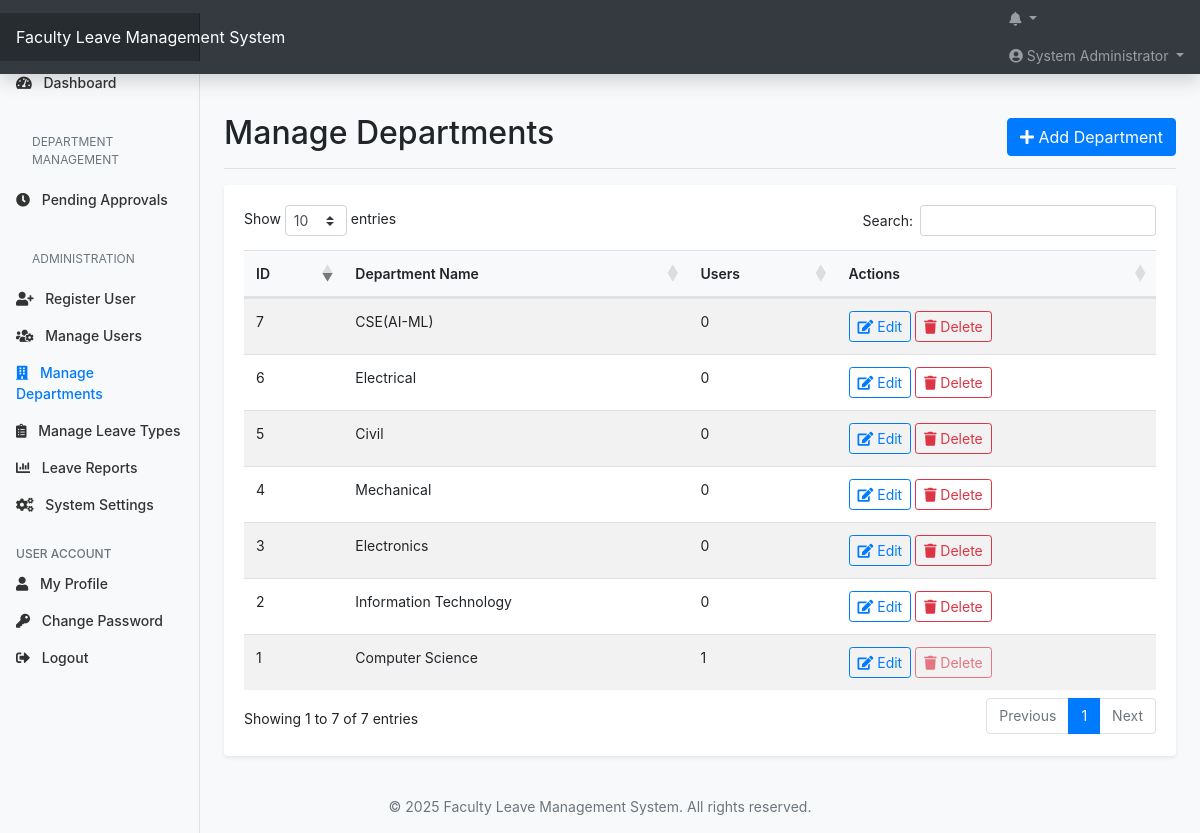
Page /manage_departments.php (signed in) on the committed database.
### tables this page shows
CREATE TABLE IF NOT EXISTS departments (
    dept_id INT AUTO_INCREMENT PRIMARY KEY,
    dept_name VARCHAR(100) NOT NULL UNIQUE
);

### manage_departments.php (the view, shortened to what this page needs)
<?php
function getDepartments() {
    $conn = connectDB();
    $query = "SELECT d.dept_id, d.dept_name, COUNT(u.user_id) as user_count
              FROM departments d
              LEFT JOIN users u ON d.dept_id = u.dept_id
              GROUP BY d.dept_id
              ORDER BY d.dept_name";
    $result = $conn->query($query);
    $departments = [];
    while ($row = $result->fetch_assoc()) {
        $departments[] = $row;
    }
    return $departments;
}
$departments = getDepartments();
?>
<!DOCTYPE html>
<html lang="en">
<head>
    <link rel="stylesheet" href="https://stackpath.bootstrapcdn.com/bootstrap/4.5.2/css/bootstrap.min.css">
    <link rel="stylesheet" href="https://cdnjs.cloudflare.com/ajax/libs/font-awesome/5.15.1/css/all.min.css">
    <link rel="stylesheet" href="https://cdn.jsdelivr.net/npm/datatables.net-bs4/css/dataTables.bootstrap4.min.css">
    <link rel="stylesheet" href="assets/css/style.css">
</head>
<body>
    <?php include 'includes/header.php'; ?>
    <div class="container-fluid mt-4">
        <div class="row">
            <?php include 'includes/sidebar.php'; ?>
            <main class="col-md-9 ml-sm-auto col-lg-10 px-md-4">
                <div class="d-flex justify-content-between flex-wrap flex-md-nowrap align-items-center pt-3 pb-2 mb-3 border-bottom">
                    <h1 class="h2">Manage Departments</h1>
                    <button type="button" class="btn btn-primary" data-toggle="modal" data-target="#addDepartmentModal">
                        <i class="fas fa-plus"></i> Add Department
                    </button>
                </div>
                <div class="card shadow-sm">
                    <div class="card-body">
                        <div class="table-responsive">
                            <table class="table table-striped table-hover data-table">
                                <thead>
                                    <tr>
                                        <th>ID</th>
                                        <th>Department Name</th>
                                        <th>Users</th>
                                        <th>Actions</th>
                                    </tr>
                                </thead>
                                <tbody>
                                    <?php foreach ($departments as $department): ?>
                                        <tr>
                                            <td><?php echo $department['dept_id']; ?></td>
                                            <td><?php echo $department['dept_name']; ?></td>
                                            <td><?php echo $department['user_count']; ?></td>
                                            <td>
                                                <button type="button" class="btn btn-sm btn-outline-primary edit-department"
                                                        data-id="<?php echo $department['dept_id']; ?>"
                                                        data-name="<?php echo $department['dept_name']; ?>">
                                                    <i class="fas fa-edit"></i> Edit
                                                </button>
                                                <?php if ($department['user_count'] == 0): ?>
                                                    <a href="manage_departments.php?delete=<?php echo $department['dept_id']; ?>"
                                                       class="btn btn-sm btn-outline-danger confirm-action"
                                                       data-confirm="Are you sure you want to delete this department?">
                                                        <i class="fas fa-trash"></i> Delete
                                                    </a>
                                                <?php else: ?>
                                                    <button type="button" class="btn btn-sm btn-outline-danger" disabled title="Cannot delete department with users">
                                                        <i class="fas fa-trash"></i> Delete
                                                    </button>
                                                <?php endif; ?>
                                            </td>
                                        </tr>
                                    <?php endforeach; ?>
                                </tbody>
                            </table>
                        </div>
                    </div>
                </div>
            </main>
        </div>
    </div>
    <?php include 'includes/footer.php'; ?>
</body>
</html>

### assets/css/style.css (style rules this page uses)
body { font-size: .875rem; background-color: #f8f9fa; }
.card { margin-bottom: 1.5rem; border: none; box-shadow: 0 0.125rem 0.25rem rgba(0, 0, 0, 0.075); }
.table th { font-weight: 600; background-color: #f8f9fa; }

### rows in the picture
departments: dept_id "5", dept_name "Civil", user_count "0"
departments: dept_id "1", dept_name "Computer Science", user_count "1", shows "Delete"
departments: dept_id "7", dept_name "CSE(AI-ML)", user_count "0"
departments: dept_id "6", dept_name "Electrical", user_count "0"
departments: dept_id "3", dept_name "Electronics", user_count "0"
departments: dept_id "2", dept_name "Information Technology", user_count "0"
departments: dept_id "4", dept_name "Mechanical", user_count "0"

### other values in the picture
APP_TITLE "Faculty Leave Management System"
$_SESSION['name'] "System Administrator"
